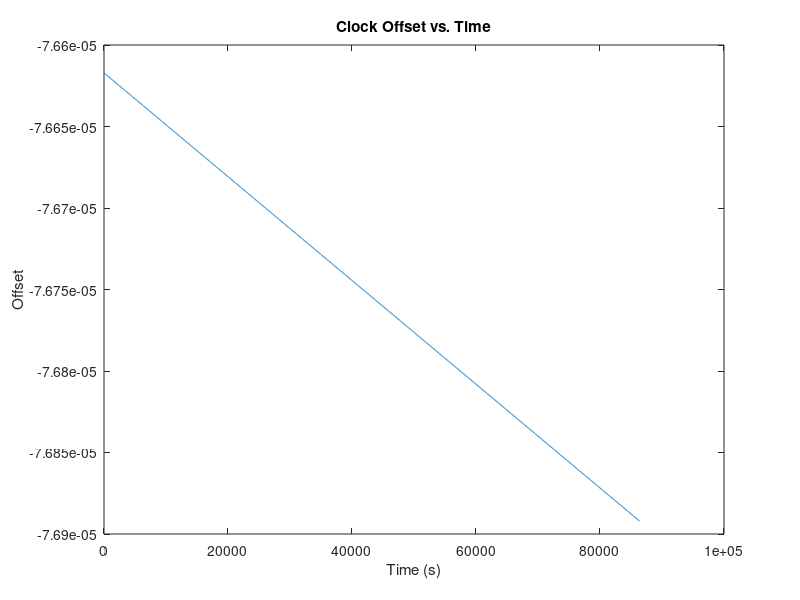

This figure's MATLAB source: (Note: this script raises an error after producing the figure.)
%Import data

dt0 = -7.661711424589D-05;
dt1 = -3.183231456205D-12;
dt2 =  0.000000000000D+00;
sqrta = 5.153650835037D+03; % (sqrt of meters)
a = sqrta^2;
e = 3.841053112410D-03;
M0 = 1.295004883409D+00; %(radians)
Omega0 = -2.241692424630D-01; %(radians)
Omegadot = -8.386063598924D-09; %(radians/sec)
i0 = 9.634782624741D-01; %(radians)
idot = -7.286017777600D-11; %(radians/sec)
w0 = 9.419793734505D-01; %(radians)
wdot = 0.0; %(radians/sec)
GMe = 3.986005D+14; %(m3/s2)
OmegaEdot = 7.2921151467D-05; %(radians)

%CLOCK OFFSET
t0 = 0;
tend = 86399;
tstep = 30;

counter = 0;

for Dt = t0 : tstep : (tend - t0)
    counter = counter+1;
    clockOffsets(1,counter) = Dt;
    clockOffsets(2,counter) = dt0 + dt1*Dt + dt2*Dt^2;
end

% Plot the data
timePlot = plot(clockOffsets(1, :), clockOffsets(2, :));
xlabel('Time (s)');
ylabel('Offset');
title('Clock Offset vs. Time');
ax = ancestor(timePlot, 'axes');
ax.XAxis.Exponent = 0;

ORSCoord = zeros (3, counter);
ITRFCoord = zeros(3, counter);
ITRFGeo = zeros(3, counter);
epoch = 0;
for Dt = t0 : tstep : (tend - t0)
    epoch = epoch+1;
    n = sqrt(GMe/(a^3));
    Mt = M0 + n*(Dt-t0);
    % compute psi
    eta = estimateEta(0, 10D-10, Mt, e);
    psi = 1/tan((sqrt(1-e^2)*sin(eta))/(cos(eta)-e));
    % compute r 
    r = (a*(1-e^2))/(1+e*cos(psi));
    % compute w(t)=w0+wdot(t-t0)
    w = w0 + wdot*(Dt-t0);
    % compute i(t)
    i = i0 + idot*(Dt-t0);
    % compute W(t)
    Omega = Omega0 + (Omegadot - OmegaEdot) * (Dt - t0);
    
    % compute x and y
    x = r * cos(psi);
    y = r * sin(psi);
    z = 0;
    ORSCoord(1, epoch) = x;
    ORSCoord(2, epoch) = y;
    ORSCoord(3, epoch) = z;

    %rotate from OCRS to ITRF
    
    ITRFCoord(:,epoch) = ORS2ITRF(ORSCoord(:,epoch), Omega, i, w);
    
    ITRFGeo(:,epoch) = gc2gg(ITRFCoord(:,epoch));

end



